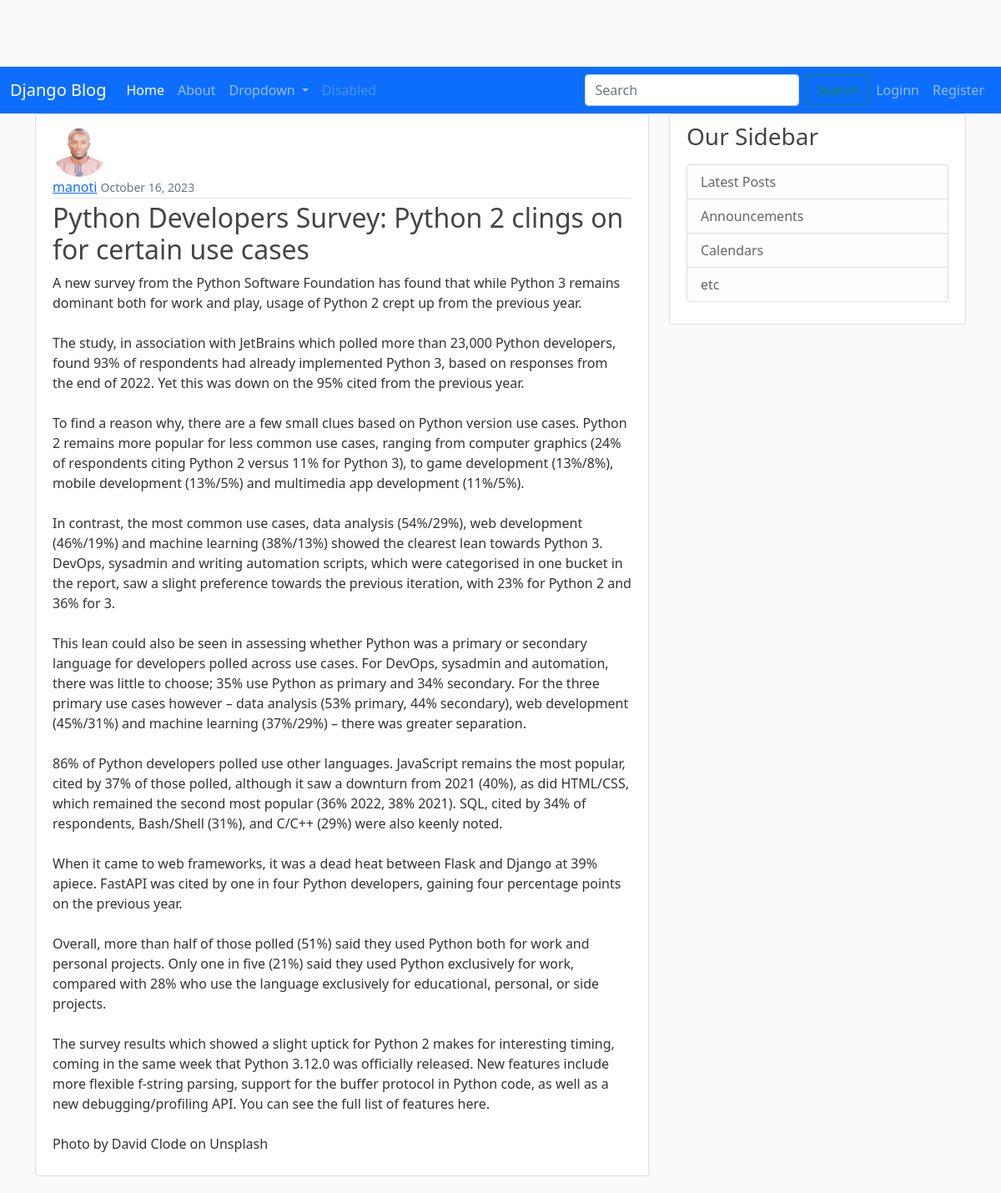
/post/16/, run on the app's committed database.
### myblog/models.py (models this page shows, shortened)
class Post(models.Model):
    title = models.CharField(max_length=100)
    content = models.TextField()
    date_posted = models.DateTimeField(default=timezone.now)
    author = models.ForeignKey(User, on_delete=models.CASCADE)

### users/models.py (models this page shows, shortened)
class Profile(models.Model):
    user = models.OneToOneField(User, on_delete=models.CASCADE)
    image = models.ImageField(default='default.jpg', upload_to='profile_pics')

### myblog/views.py (the view)
# urls.py: path('post/<int:pk>/', PostDetailView.as_view(), name='post-detail'),
class PostDetailView(DetailView):
    model = Post

### myblog/templates/myblog/post_detail.html (shortened to what this page needs)
{% extends "myblog/base.html" %}
{% block content %}
        <article class="media content-section">
          <img class='rounded-circle article-img' src='{{ object.author.profile.image.url }}'>
          <div class="media-body">
            <div class="article-metadata">
              <a class="mr-2" href="{% url 'user-posts' object.author.username %}">{{ object.author }}</a>
              <small class="text-muted">{{ object.date_posted|date:"F d, Y" }}</small>
            </div>
            <h2 class="article-title">{{ object.title }}</h2>
            <p class="article-content">{{ object.content }}</p>
          </div>
        </article>
{% endblock content %}

### myblog/static/myblog/main.css (style rules this page uses)
body { background: #fafafa; color: #333333; margin-top: 5rem; }
h1, h2, h3, h4, h5, h6 { color: #444444; }
.content-section { background: #ffffff; padding: 10px 20px; border: 1px solid #dddddd; border-radius: 3px; margin-bottom: 20px; }
.article-title { color: #444444; text-decoration: none; }
.article-content { white-space: pre-line; }
.article-img { height: 65px; width: 65px; margin-right: 16px; }
.article-metadata { padding-bottom: 1px; margin-bottom: 4px; border-bottom: 1px solid #e3e3e3 }

### data on the page
Post: author.profile.image (picture), author "manoti", date_posted "October 16, 2023", title "Python Developers Survey: Python 2 clings on for certain use cases", content "A new survey from the Python Software Foundation has found that while Python 3 remains dominant both for work and play, usage of Python 2 crept up from the previous year. The study, in association with JetBrains which polled more than 23,000 Python developers, found 93% of respondents had already implemented Python 3, based on responses from the end of 2022. Yet this was down on the 95% cited from the previous year. To find a reason why, there are a few small clues based on Python version use cases. Python 2 remains more popular for less common use cases, ranging from computer graphics (24% of respondents citing Python 2 versus 11% for Python 3), to game development (13%/8%), mobile…"
